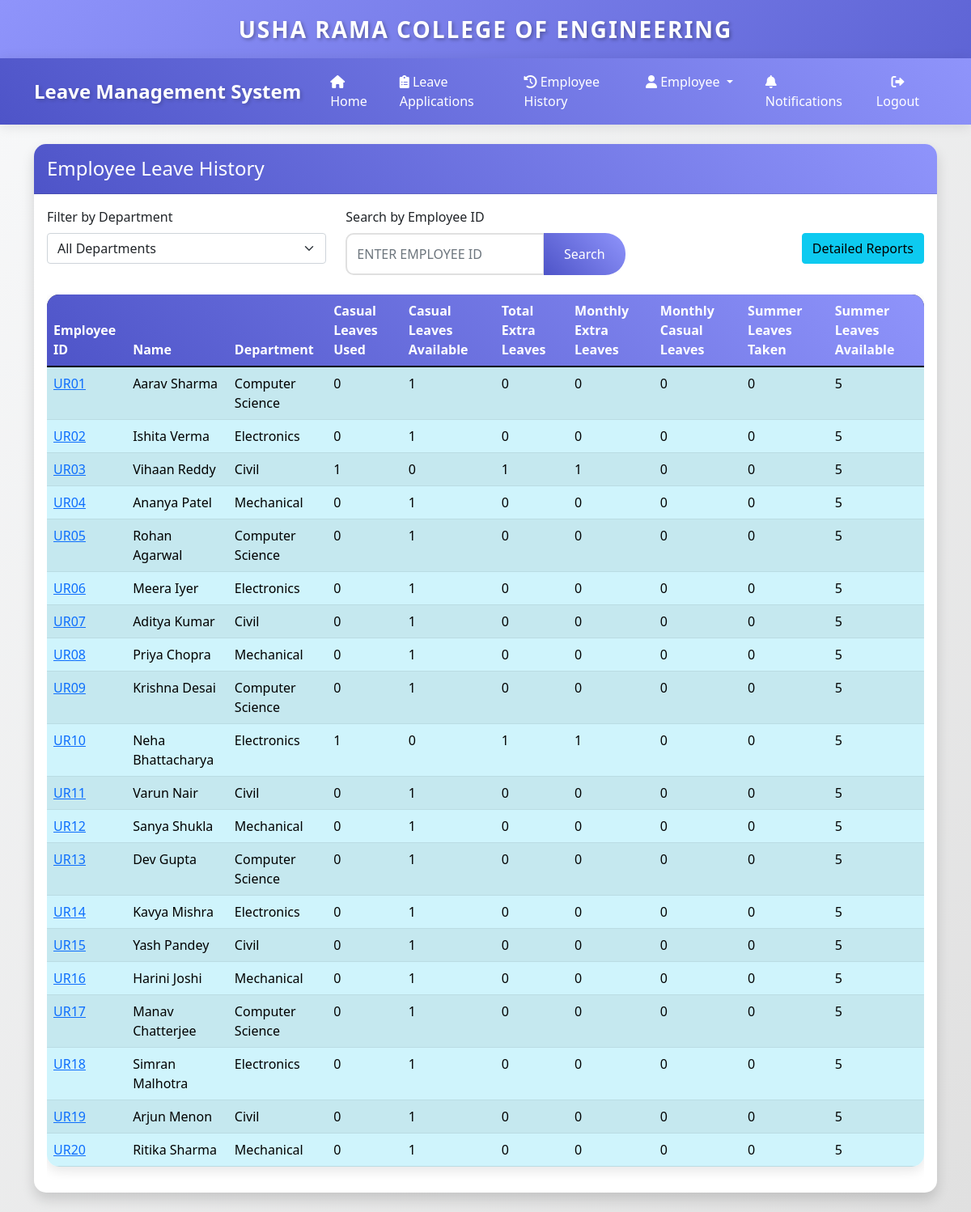
/employee-leave-history/ (signed in), run on the app's committed database.
### leave_management/models.py (models this page shows, shortened)
class Employee(AbstractUser):
    DEPARTMENT_CHOICES = [
        ('CSE', 'Computer Science'),
        ('ECE', 'Electronics'),
        ('MECH', 'Mechanical'),
        ('CIVIL', 'Civil'),
    ]
    employee_id = models.CharField(max_length=20, unique=True, validators=[MinLengthValidator(1)])
    department = models.CharField(max_length=20, choices=DEPARTMENT_CHOICES)
    is_admin = models.BooleanField(default=False)
    casual_leaves_remaining = models.IntegerField(default=1)  # Start with 1 leave
    extra_leaves_taken = models.IntegerField(default=0)
    summer_leaves_remaining = models.IntegerField(default=5)  # Summer leaves for May
    last_leave_increment = models.DateField(default=timezone.now)  # Track last leave increment

### leave_management/views.py (the view)
# urls.py: path('employee-leave-history/', views.employee_leave_history, name='employee_leave_history'),
@login_required
@user_passes_test(is_admin)
def employee_leave_history(request):
    search_query = request.GET.get('search', '').lower()
    selected_department = request.GET.get('department', '')
    employees = Employee.objects.filter(is_admin=False)
    if search_query:
        employees = employees.filter(employee_id__icontains=search_query)
    if selected_department:
        employees = employees.filter(department=selected_department)
    employee_list = []
    current_date = timezone.now().date()
    for emp in employees:
        leave_requests = LeaveRequest.objects.filter(employee=emp)
        approved_leaves = leave_requests.filter(
            status='APPROVED',
            start_date__year=current_date.year
        )
        casual_leaves_used = approved_leaves.exclude(
            start_date__month=5
        ).count()
        summer_leaves = approved_leaves.filter(
            start_date__month=5
        ).count()
        extra_leaves = max(0, casual_leaves_used - emp.casual_leaves_remaining)
        monthly_leaves = approved_leaves.filter(
            start_date__month=current_date.month
        ).count()
        monthly_casual = min(monthly_leaves, emp.casual_leaves_remaining)
        monthly_extra = max(0, monthly_leaves - monthly_casual)
        employee_list.append({
            'employee_id': emp.employee_id,
            'name': emp.get_full_name(),
            'department': emp.get_department_display(),
            'casual_leaves_used': casual_leaves_used,
            'casual_leaves_available': emp.casual_leaves_remaining,
            'extra_leaves_total': extra_leaves,
            'monthly_extra_leaves': monthly_extra,
            'monthly_casual_leaves': monthly_casual,
            'summer_leaves': summer_leaves,
            'summer_leaves_remaining': emp.summer_leaves_remaining
        })
    context = {
        'employees': employee_list,
        'departments': dict(Employee.DEPARTMENT_CHOICES),
        'selected_department': selected_department,
        'search_query': search_query
    }
    return render(request, 'leave_management/employee_leave_history.html', context)

### leave_management/views.py (called while the page is built)
def is_admin(user):
    return user.is_admin

### leave_management/templates/leave_management/employee_leave_history.html (shortened to what this page needs)
{% extends 'leave_management/base.html' %}
{% load static %}
{% load leave_management_tags %}
{% block content %}
<div class="card shadow mb-4">
    <div class="card-header">
        <h4 class="mb-0">Employee Leave History</h4>
    </div>
    <div class="card-body">
        <form method="get" action="{% url 'employee_leave_history' %}" class="mb-4">
            <div class="row">
                <div class="col-md-4">
                    <label for="department" class="form-label">Filter by Department</label>
                    <select name="department" id="department" class="form-select">
                        <option value="">All Departments</option>
                    </select>
                </div>
                <div class="col-md-4">
                    <label for="search" class="form-label">Search by Employee ID</label>
                    <div class="input-group">
                        <input type="text" name="search" id="search" class="form-control" placeholder="Enter Employee ID" value="{{ search_query }}" style="text-transform: uppercase;">
                        <button type="submit" class="btn btn-primary">Search</button>
                    </div>
                </div>
                <div class="col-md-4 text-end">
                    <label class="form-label d-block">&nbsp;</label>
                    <a href="{% url 'employee_leave_report' %}" class="btn btn-info">Detailed Reports</a>
                </div>
            </div>
        </form>
        <div class="table-responsive">
            <table class="table table-striped table-hover">
                <thead style="background-color: #343a40; color: white;">
                    <tr>
                        <th>Employee ID</th>
                        <th>Name</th>
                        <th>Department</th>
                        <th>Casual Leaves Used</th>
                        <th>Casual Leaves Available</th>
                        <th>Total Extra Leaves</th>
                        <th>Monthly Extra Leaves</th>
                        <th>Monthly Casual Leaves</th>
                        <th>Summer Leaves Taken</th>
                        <th>Summer Leaves Available</th>
                    </tr>
                </thead>
                <tbody class="table-info">
                    {% for emp in employees %}
                    <tr>
                        <td><a href="{% url 'employee_detail' emp.employee_id %}" class="text-primary">{{ emp.employee_id }}</a></td>
                        <td>{{ emp.name }}</td>
                        <td>{{ emp.department }}</td>
                        <td>{{ emp.casual_leaves_used }}</td>
                        <td>{{ emp.casual_leaves_available }}</td>
                        <td>{{ emp.extra_leaves_total }}</td>
                        <td>{{ emp.monthly_extra_leaves }}</td>
                        <td>{{ emp.monthly_casual_leaves }}</td>
                        <td>{{ emp.summer_leaves }}</td>
                        <td>{{ emp.summer_leaves_remaining }}</td>
                    </tr>
                    {% endfor %}
                </tbody>
            </table>
        </div>
    </div>
</div>
{% endblock %}

### leave_management/templates/leave_management/base.html (shortened to what this page needs)
<!DOCTYPE html>
<html lang="en">
<head>
    <link href="https://cdn.jsdelivr.net/npm/bootstrap@5.1.3/dist/css/bootstrap.min.css" rel="stylesheet">
    <link href="https://cdnjs.cloudflare.com/ajax/libs/font-awesome/6.0.0/css/all.min.css" rel="stylesheet">
</head>
<body class="bg-light">
    <div class="college-header">
        <span class="college-name">USHA RAMA COLLEGE OF ENGINEERING</span>
    </div>
    <nav class="navbar navbar-expand-lg navbar-dark bg-primary">
        <div class="container">
            <a class="navbar-brand" href="{% url 'home' %}">Leave Management System</a>
            <div class="collapse navbar-collapse" id="navbarNav">
                {% if user.is_authenticated %}
                    {% if user.is_admin %}
                        <ul class="navbar-nav">
                            <li class="nav-item">
                                <a class="nav-link" href="{% url 'admin_home' %}">
                                    <i class="fas fa-home"></i> Home
                                </a>
                            </li>
                            <li class="nav-item">
                                <a class="nav-link" href="{% url 'leave_applications' %}">
                                    <i class="fas fa-clipboard-list"></i> Leave Applications
                                </a>
                            </li>
                            <li class="nav-item">
                                <a class="nav-link" href="{% url 'employee_leave_history' %}">
                                    <i class="fas fa-history"></i> Employee History
                                </a>
                            </li>
                            <li class="nav-item">
                            <li class="nav-item dropdown">
                                <a class="nav-link dropdown-toggle" href="#" id="navbarDropdownMenuLink" role="button" data-bs-toggle="dropdown" aria-expanded="false">
                                    <i class="fas fa-user"></i> Employee
                                </a>
                            </li>
                            <li class="nav-item">
                                <a class="nav-link" href="{% url 'notifications' %}">
                                    <i class="fas fa-bell me-2"></i>Notifications
                                </a>
                            </li>
                        </ul>
                    {% endif %}
                    <ul class="navbar-nav ms-auto">
                        <li class="nav-item">
                            <form method="post" action="{% url 'logout' %}" class="d-inline">
                                <button type="submit" class="btn nav-link">
                                    <i class="fas fa-sign-out-alt"></i> Logout
                                </button>
                            </form>
                        </li>
                    </ul>
                {% endif %}
            </div>
        </div>
    </nav>
    <div class="container mt-4 content-section">
        {% block content %}
        {% endblock %}
    </div>
</body>
</html>

### leave_management/templates/leave_management/base.html (style rules this page uses)
:root { --primary-color: #4e54c8; --secondary-color: #8f94fb; --accent-color: #ff6b6b; --success-color: #2ecc71; --warning-color: #f1c40f; --danger-color: #e74c3c; --light-color: #f8f9fa; --dark-color: #2c3e50; }
.college-header { background: linear-gradient(-45deg, #ff0000, #ff6b6b, #4e54c8, #8f94fb); background-size: 400% 400%; animation: gradientBG 15s ease infinite; color: white; text-align: center; padding: 15px; font-size: 28px; font-weight: bold; text-shadow: 2px 2px 4px rgba(0, 0, 0, 0.3); letter-spacing: 2px; animation: slideInDown 1s ease-out; }
.college-name { display: inline-block; animation: pulse 2s infinite; }
body { background: linear-gradient(135deg, var(--light-color), #e0e0e0); min-height: 100vh; padding-top: 0; }
.navbar { background: linear-gradient(45deg, var(--primary-color), var(--secondary-color)) !important; box-shadow: 0 2px 15px rgba(0, 0, 0, 0.1); animation: slideInDown 1s ease-out; }
.content-section { animation: fadeIn 1s ease-out; }
.navbar-brand { font-size: 1.5rem; font-weight: bold; color: white !important; text-shadow: 2px 2px 4px rgba(0, 0, 0, 0.2); }
.nav-link { color: white !important; font-weight: 500; transition: all 0.3s ease; margin: 0 5px; padding: 8px 15px !important; border-radius: 20px; }
.card { border: none; border-radius: 15px; box-shadow: 0 5px 15px rgba(0, 0, 0, 0.1); transition: all 0.3s ease; background: white; margin-bottom: 1.5rem; }
.card-header { background: linear-gradient(45deg, var(--primary-color), var(--secondary-color)); color: white; border-radius: 15px 15px 0 0 !important; padding: 1rem; }
.btn-primary { background: linear-gradient(45deg, var(--primary-color), var(--secondary-color)); border: none; border-radius: 25px; padding: 10px 25px; transition: all 0.3s ease; }
.table { background: white; border-radius: 15px; overflow: hidden; box-shadow: 0 5px 15px rgba(0, 0, 0, 0.1); }
.table thead { background: linear-gradient(45deg, var(--primary-color), var(--secondary-color)); color: white; }
.form-control { border-radius: 10px; border: 2px solid #e0e0e0; padding: 12px; transition: all 0.3s ease; }
.card { animation: fadeIn 0.8s ease-out; }

### data on the page
Employee: employee_id "UR01"
Employee: employee_id "UR02"
Employee: employee_id "UR03"
Employee: employee_id "UR04"
Employee: employee_id "UR05"
Employee: employee_id "UR06"
Employee: employee_id "UR07"
Employee: employee_id "UR08"
Employee: employee_id "UR09"
Employee: employee_id "UR10"
Employee: employee_id "UR11"
Employee: employee_id "UR12"
Employee: employee_id "UR13"
Employee: employee_id "UR14"
Employee: employee_id "UR15"
Employee: employee_id "UR16"
Employee: employee_id "UR17"
Employee: employee_id "UR18"
Employee: employee_id "UR19"
Employee: employee_id "UR20"

### other printed values
{{ emp.name }} "Aarav Sharma" "Ishita Verma" "Vihaan Reddy" "Ananya Patel" "Rohan Agarwal" "Meera Iyer" "Aditya Kumar" "Priya Chopra" "Krishna Desai" "Neha Bhattacharya" "Varun Nair" "Sanya Shukla" "Dev Gupta" "Kavya Mishra" "Yash Pandey" "Harini Joshi" "Manav Chatterjee" "Simran Malhotra" "Arjun Menon" "Ritika Sharma"
{{ emp.department }} "Computer Science" "Electronics" "Civil" "Mechanical" "Computer Science" "Electronics" "Civil" "Mechanical" "Computer Science" "Electronics" "Civil" "Mechanical" "Computer Science" "Electronics" "Civil" "Mechanical" "Computer Science" "Electronics" "Civil" "Mechanical"
{{ emp.casual_leaves_used }} "0" "0" "1" "0" "0" "0" "0" "0" "0" "1" "0" "0" "0" "0" "0" "0" "0" "0" "0" "0"
{{ emp.casual_leaves_available }} "1" "1" "0" "1" "1" "1" "1" "1" "1" "0" "1" "1" "1" "1" "1" "1" "1" "1" "1" "1"
{{ emp.extra_leaves_total }} "0" "0" "1" "0" "0" "0" "0" "0" "0" "1" "0" "0" "0" "0" "0" "0" "0" "0" "0" "0"
{{ emp.monthly_extra_leaves }} "0" "0" "1" "0" "0" "0" "0" "0" "0" "1" "0" "0" "0" "0" "0" "0" "0" "0" "0" "0"
{{ emp.monthly_casual_leaves }} "0" "0" "0" "0" "0" "0" "0" "0" "0" "0" "0" "0" "0" "0" "0" "0" "0" "0" "0" "0"
{{ emp.summer_leaves }} "0" "0" "0" "0" "0" "0" "0" "0" "0" "0" "0" "0" "0" "0" "0" "0" "0" "0" "0" "0"
{{ emp.summer_leaves_remaining }} "5" "5" "5" "5" "5" "5" "5" "5" "5" "5" "5" "5" "5" "5" "5" "5" "5" "5" "5" "5"
